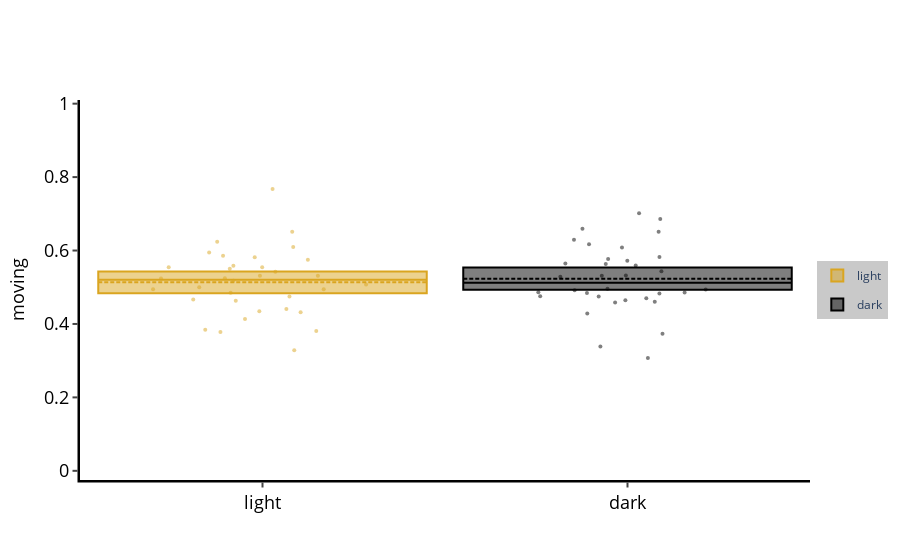

Write notebook code for a chart like this one.
### Code cell
f, x = dfp.plot_day_night('moving', z_score =False)#, facet_col = 'exp_group')
f.show()

### Figure 1 — Plotly figure (JSON) as saved in the notebook; plotly's stock layout.template omitted (floating-point values rounded to 4 significant figures)
{"data": [{"boxpoints": false, "jitter": 0.75, "legendgroup": "light", "marker": {"color": "goldenrod"}, "mean": [0.5134], "median": [0.5207], "name": "light", "pointpos": 0, "q1": [0.4837], "q3": [0.5429], "showlegend": true, "type": "box", "width": 0.9, "x": ["light"], "xaxis": "x"}, {"boxpoints": "all", "fillcolor": "rgba(0,0,0,0)", "jitter": 0.75, "legendgroup": "light", "line": {"color": "rgba(0,0,0,0)"}, "marker": {"color": "goldenrod", "opacity": 0.5, "size": 4}, "name": "light", "pointpos": 0, "showlegend": false, "type": "box", "width": 0.9, "x": ["light", "light", "light", "light", "light", "light", "light", "light", "light", "light", "light", "light", "light", "light", "light", "light", "light", "light", "light", "light", "light", "light", "light", "light", "light", "light", "light", "light", "light", "light", "light", "light", "light", "light"], "xaxis": "x", "y": [0.5002, 0.3282, 0.4948, 0.4948, 0.4749, 0.5586, 0.5815, 0.5174, 0.6508, 0.6094, 0.5314, 0.5246, 0.4634, 0.4664, 0.4348, 0.3806, 0.6238, 0.5545, 0.5423, 0.4136, 0.4847, 0.3845, 0.4316, 0.4409, 0.7674, 0.3782, 0.575, 0.5076, 0.5948, 0.524, 0.5861, 0.5312, 0.5545, 0.5501]}, {"boxpoints": false, "jitter": 0.75, "legendgroup": "dark", "marker": {"color": "black"}, "mean": [0.523], "median": [0.5121], "name": "dark", "pointpos": 0, "q1": [0.4932], "q3": [0.5541], "showlegend": true, "type": "box", "width": 0.9, "x": ["dark"], "xaxis": "x2"}, {"boxpoints": "all", "fillcolor": "rgba(0,0,0,0)", "jitter": 0.75, "legendgroup": "dark", "line": {"color": "rgba(0,0,0,0)"}, "marker": {"color": "black", "opacity": 0.5, "size": 4}, "name": "dark", "pointpos": 0, "showlegend": false, "type": "box", "width": 0.9, "x": ["dark", "dark", "dark", "dark", "dark", "dark", "dark", "dark", "dark", "dark", "dark", "dark", "dark", "dark", "dark", "dark", "dark", "dark", "dark", "dark", "dark", "dark", "dark", "dark", "dark", "dark", "dark", "dark", "dark", "dark", "dark", "dark", "dark", "dark"], "xaxis": "x2", "y": [0.5436, 0.3386, 0.572, 0.5315, 0.6294, 0.6594, 0.6859, 0.4701, 0.5647, 0.4939, 0.5824, 0.4588, 0.4757, 0.4864, 0.4284, 0.483, 0.6171, 0.5631, 0.4957, 0.4751, 0.5284, 0.3076, 0.4858, 0.3731, 0.5772, 0.4608, 0.4846, 0.4645, 0.5589, 0.7016, 0.4922, 0.6513, 0.6082, 0.5323]}], "layout": {"legend": {"bgcolor": "rgba(201, 201, 201, 1)", "bordercolor": "grey", "font": {"size": 12}, "x": 1.01, "y": 0.5}, "plot_bgcolor": "white", "title": {"text": ""}, "xaxis": {"domain": [0, 0.5], "linecolor": "black", "linewidth": 2.5, "showgrid": false, "tickfont": {"color": "black", "size": 18}, "ticks": "outside", "tickwidth": 2, "title": {"font": {"color": "black", "size": 18}, "text": " "}, "type": "-", "zeroline": false}, "xaxis2": {"domain": [0.5, 1], "linecolor": "black", "linewidth": 2.5, "showgrid": false, "tickfont": {"color": "black", "size": 18}, "ticks": "outside", "tickwidth": 2, "title": {"font": {"color": "black", "size": 18}, "text": " "}, "type": "-", "zeroline": false}, "yaxis": {"dtick": 0.2, "linecolor": "black", "linewidth": 2.5, "range": [-0.025, 1.01], "rangemode": "tozero", "showgrid": false, "tick0": 0, "tickfont": {"color": "black", "size": 18}, "ticks": "outside", "tickwidth": 2, "title": {"font": {"color": "black", "size": 18}, "text": "moving"}, "type": "-", "zeroline": false}}}
